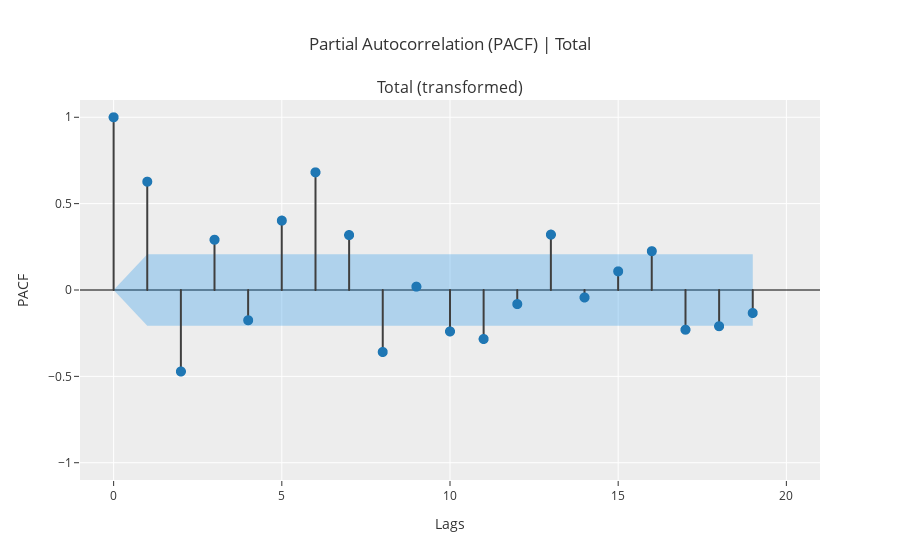

Source (notebook cell):
### Code cell
plot_model(plot='pacf')

### Figure 1 — Plotly figure (JSON) as saved in the notebook; plotly's stock layout.template omitted (floating-point values rounded to 4 significant figures)
{"data": [{"line": {"color": "#3f3f3f"}, "marker": {"size": 10}, "mode": "lines", "name": "PACF", "showlegend": false, "type": "scattergl", "x": [0, 0], "xaxis": "x", "y": [0, 1], "yaxis": "y"}, {"line": {"color": "#3f3f3f"}, "marker": {"size": 10}, "mode": "lines", "name": "PACF", "showlegend": false, "type": "scattergl", "x": [1, 1], "xaxis": "x", "y": [0, 0.6271], "yaxis": "y"}, {"line": {"color": "#3f3f3f"}, "marker": {"size": 10}, "mode": "lines", "name": "PACF", "showlegend": false, "type": "scattergl", "x": [2, 2], "xaxis": "x", "y": [0, -0.4718], "yaxis": "y"}, {"line": {"color": "#3f3f3f"}, "marker": {"size": 10}, "mode": "lines", "name": "PACF", "showlegend": false, "type": "scattergl", "x": [3, 3], "xaxis": "x", "y": [0, 0.291], "yaxis": "y"}, {"line": {"color": "#3f3f3f"}, "marker": {"size": 10}, "mode": "lines", "name": "PACF", "showlegend": false, "type": "scattergl", "x": [4, 4], "xaxis": "x", "y": [0, -0.1752], "yaxis": "y"}, {"line": {"color": "#3f3f3f"}, "marker": {"size": 10}, "mode": "lines", "name": "PACF", "showlegend": false, "type": "scattergl", "x": [5, 5], "xaxis": "x", "y": [0, 0.4017], "yaxis": "y"}, {"line": {"color": "#3f3f3f"}, "marker": {"size": 10}, "mode": "lines", "name": "PACF", "showlegend": false, "type": "scattergl", "x": [6, 6], "xaxis": "x", "y": [0, 0.6812], "yaxis": "y"}, {"line": {"color": "#3f3f3f"}, "marker": {"size": 10}, "mode": "lines", "name": "PACF", "showlegend": false, "type": "scattergl", "x": [7, 7], "xaxis": "x", "y": [0, 0.3181], "yaxis": "y"}, {"line": {"color": "#3f3f3f"}, "marker": {"size": 10}, "mode": "lines", "name": "PACF", "showlegend": false, "type": "scattergl", "x": [8, 8], "xaxis": "x", "y": [0, -0.359], "yaxis": "y"}, {"line": {"color": "#3f3f3f"}, "marker": {"size": 10}, "mode": "lines", "name": "PACF", "showlegend": false, "type": "scattergl", "x": [9, 9], "xaxis": "x", "y": [0, 0.01938], "yaxis": "y"}, {"line": {"color": "#3f3f3f"}, "marker": {"size": 10}, "mode": "lines", "name": "PACF", "showlegend": false, "type": "scattergl", "x": [10, 10], "xaxis": "x", "y": [0, -0.2399], "yaxis": "y"}, {"line": {"color": "#3f3f3f"}, "marker": {"size": 10}, "mode": "lines", "name": "PACF", "showlegend": false, "type": "scattergl", "x": [11, 11], "xaxis": "x", "y": [0, -0.2837], "yaxis": "y"}, {"line": {"color": "#3f3f3f"}, "marker": {"size": 10}, "mode": "lines", "name": "PACF", "showlegend": false, "type": "scattergl", "x": [12, 12], "xaxis": "x", "y": [0, -0.08151], "yaxis": "y"}, {"line": {"color": "#3f3f3f"}, "marker": {"size": 10}, "mode": "lines", "name": "PACF", "showlegend": false, "type": "scattergl", "x": [13, 13], "xaxis": "x", "y": [0, 0.3206], "yaxis": "y"}, {"line": {"color": "#3f3f3f"}, "marker": {"size": 10}, "mode": "lines", "name": "PACF", "showlegend": false, "type": "scattergl", "x": [14, 14], "xaxis": "x", "y": [0, -0.04333], "yaxis": "y"}, {"line": {"color": "#3f3f3f"}, "marker": {"size": 10}, "mode": "lines", "name": "PACF", "showlegend": false, "type": "scattergl", "x": [15, 15], "xaxis": "x", "y": [0, 0.108], "yaxis": "y"}, {"line": {"color": "#3f3f3f"}, "marker": {"size": 10}, "mode": "lines", "name": "PACF", "showlegend": false, "type": "scattergl", "x": [16, 16], "xaxis": "x", "y": [0, 0.2247], "yaxis": "y"}, {"line": {"color": "#3f3f3f"}, "marker": {"size": 10}, "mode": "lines", "name": "PACF", "showlegend": false, "type": "scattergl", "x": [17, 17], "xaxis": "x", "y": [0, -0.23], "yaxis": "y"}, {"line": {"color": "#3f3f3f"}, "marker": {"size": 10}, "mode": "lines", "name": "PACF", "showlegend": false, "type": "scattergl", "x": [18, 18], "xaxis": "x", "y": [0, -0.2096], "yaxis": "y"}, {"line": {"color": "#3f3f3f"}, "marker": {"size": 10}, "mode": "lines", "name": "PACF", "showlegend": false, "type": "scattergl", "x": [19, 19], "xaxis": "x", "y": [0, -0.1331], "yaxis": "y"}, {"marker": {"color": "#1f77b4", "size": 10}, "mode": "markers", "name": "PACF", "showlegend": false, "type": "scattergl", "x": [0, 1, 2, 3, 4, 5, 6, 7, 8, 9, 10, 11, 12, 13, 14, 15, 16, 17, 18, 19], "xaxis": "x", "y": [1, 0.6271, -0.4718, 0.291, -0.1752, 0.4017, 0.6812, 0.3181, -0.359, 0.01938, -0.2399, -0.2837, -0.08151, 0.3206, -0.04333, 0.108, 0.2247, -0.23, -0.2096, -0.1331], "yaxis": "y"}, {"line": {"color": "rgba(255,255,255,0)"}, "marker": {"size": 10}, "mode": "lines", "name": "UC", "showlegend": false, "type": "scatter", "x": [0, 1, 2, 3, 4, 5, 6, 7, 8, 9, 10, 11, 12, 13, 14, 15, 16, 17, 18, 19], "xaxis": "x", "y": [0, 0.2066, 0.2066, 0.2066, 0.2066, 0.2066, 0.2066, 0.2066, 0.2066, 0.2066, 0.2066, 0.2066, 0.2066, 0.2066, 0.2066, 0.2066, 0.2066, 0.2066, 0.2066, 0.2066], "yaxis": "y"}, {"fill": "tonexty", "fillcolor": "rgba(32, 146, 230,0.3)", "line": {"color": "rgba(255,255,255,0)"}, "marker": {"size": 10}, "mode": "lines", "name": "LC", "showlegend": false, "type": "scatter", "x": [0, 1, 2, 3, 4, 5, 6, 7, 8, 9, 10, 11, 12, 13, 14, 15, 16, 17, 18, 19], "xaxis": "x", "y": [0, -0.2066, -0.2066, -0.2066, -0.2066, -0.2066, -0.2066, -0.2066, -0.2066, -0.2066, -0.2066, -0.2066, -0.2066, -0.2066, -0.2066, -0.2066, -0.2066, -0.2066, -0.2066, -0.2066], "yaxis": "y"}], "layout": {"annotations": [{"font": {"size": 16}, "showarrow": false, "text": "Total (transformed)", "x": 0.5, "xanchor": "center", "xref": "paper", "y": 1, "yanchor": "bottom", "yref": "paper"}], "showlegend": false, "title": {"text": "Partial Autocorrelation (PACF) | Total"}, "xaxis": {"anchor": "y", "domain": [0, 1], "range": [-1, 21], "title": {"text": "Lags"}}, "yaxis": {"anchor": "x", "domain": [0, 1], "range": [-1.1, 1.1], "title": {"text": "PACF"}, "zerolinecolor": "#000000"}}}
